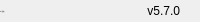
              <widget class="QFrame" name="bottomBar">
               <property name="minimumSize">
                <size>
                 <width>0</width>
                 <height>22</height>
                </size>
               </property>
               <property name="maximumSize">
                <size>
                 <width>16777215</width>
                 <height>22</height>
                </size>
               </property>
               <property name="frameShape">
                <enum>QFrame::Shape::NoFrame</enum>
               </property>
               <property name="frameShadow">
                <enum>QFrame::Shadow::Raised</enum>
               </property>
               <layout class="QHBoxLayout" name="horizontalLayout_5">
                <property name="spacing">
                 <number>0</number>
                </property>
                <property name="leftMargin">
                 <number>0</number>
                </property>
                <property name="topMargin">
                 <number>0</number>
                </property>
                <property name="rightMargin">
                 <number>0</number>
                </property>
                <property name="bottomMargin">
                 <number>0</number>
                </property>
                <item>
                 <widget class="QLabel" name="creditsLabel">
                  <property name="maximumSize">
                   <size>
                    <width>16777215</width>
                    <height>16</height>
                   </size>
                  </property>
                  <property name="font">
                   <font>
                    <family>Segoe UI</family>
                    <pointsize>-1</pointsize>
                    <italic>false</italic>
                    <bold>false</bold>
                   </font>
                  </property>
                  <property name="text">
                   <string>By: 无盐七</string>
                  </property>
                  <property name="alignment">
                   <set>Qt::AlignmentFlag::AlignLeading|Qt::AlignmentFlag::AlignLeft|Qt::AlignmentFlag::AlignVCenter</set>
                  </property>
                 </widget>
                </item>
                <item>
                 <widget class="QLabel" name="version">
                  <property name="text">
                   <string>v5.7.0</string>
                  </property>
                  <property name="alignment">
                   <set>Qt::AlignmentFlag::AlignRight|Qt::AlignmentFlag::AlignTrailing|Qt::AlignmentFlag::AlignVCenter</set>
                  </property>
                 </widget>
                </item>
                <item>
                 <widget class="QFrame" name="frame_size_grip">
                  <property name="minimumSize">
                   <size>
                    <width>20</width>
                    <height>0</height>
                   </size>
                  </property>
                  <property name="maximumSize">
                   <size>
                    <width>20</width>
                    <height>16777215</height>
                   </size>
                  </property>
                  <property name="frameShape">
                   <enum>QFrame::Shape::NoFrame</enum>
                  </property>
                  <property name="frameShadow">
                   <enum>QFrame::Shadow::Raised</enum>
                  </property>
                 </widget>
                </item>
               </layout>
              </widget>
